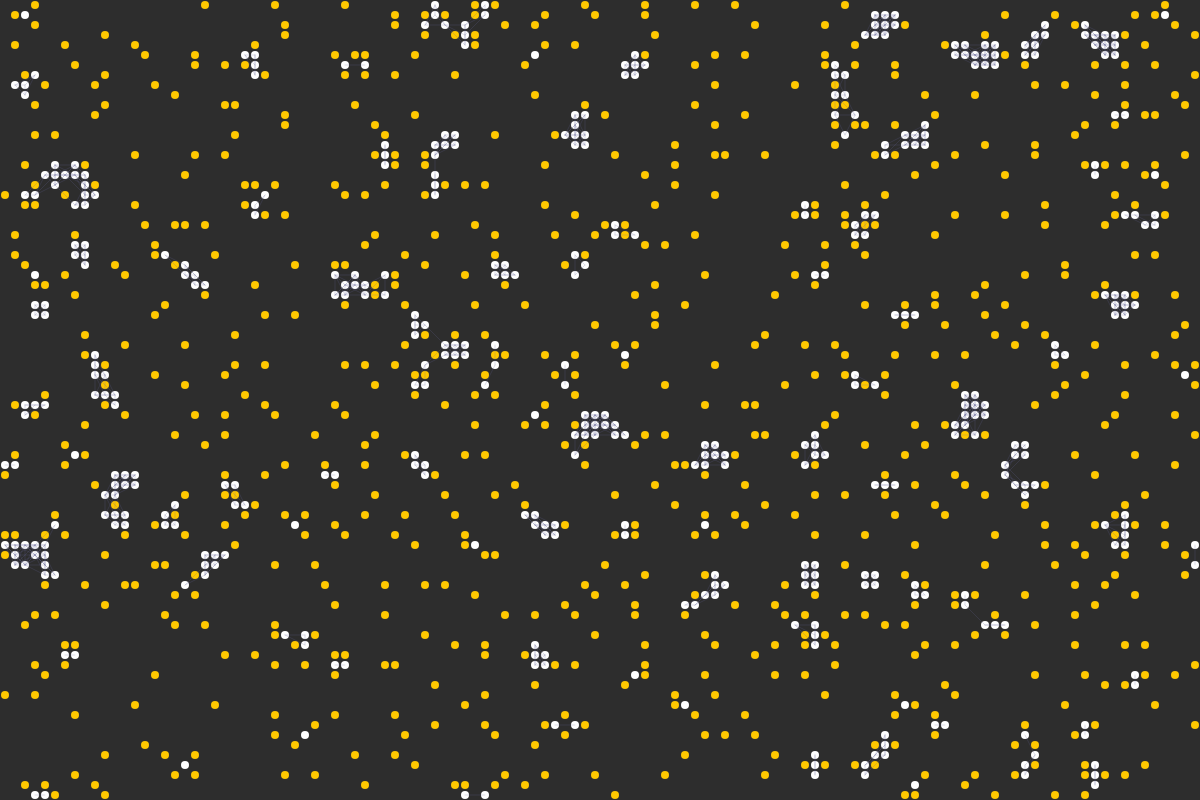
Frame 1 (no input)
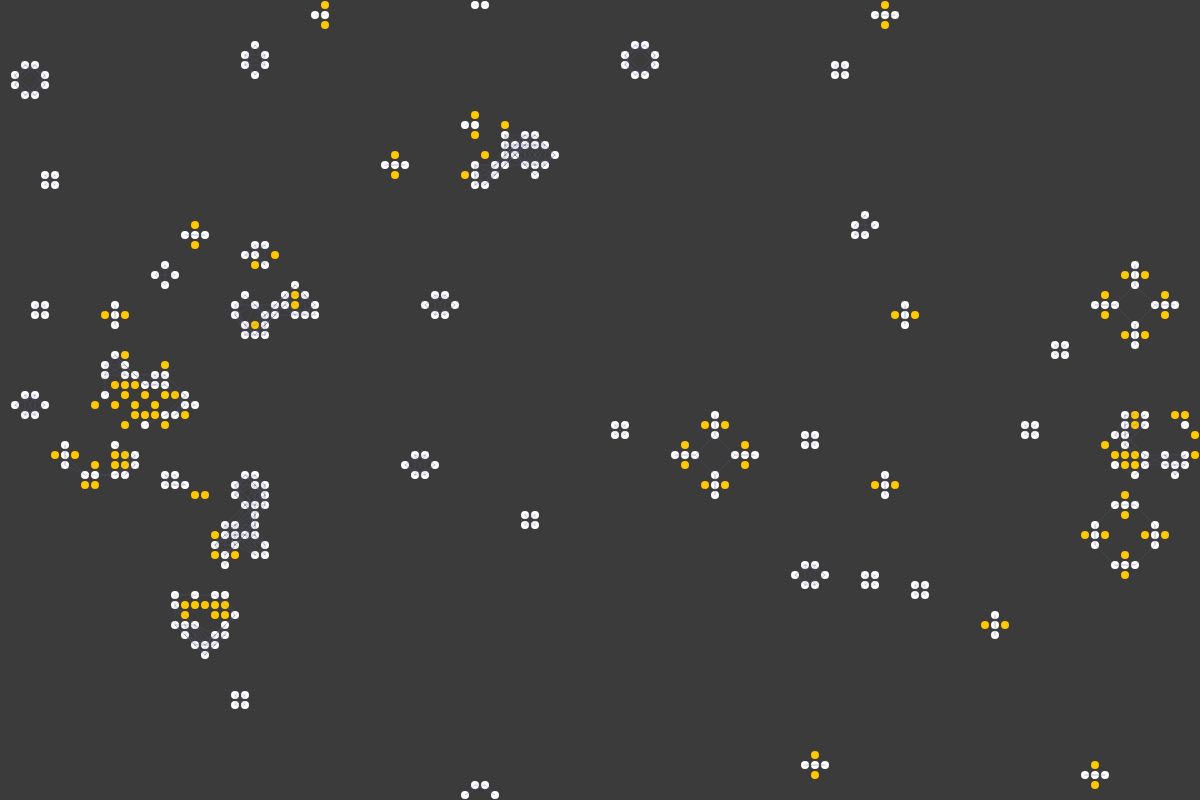
Frame 60 (no input)
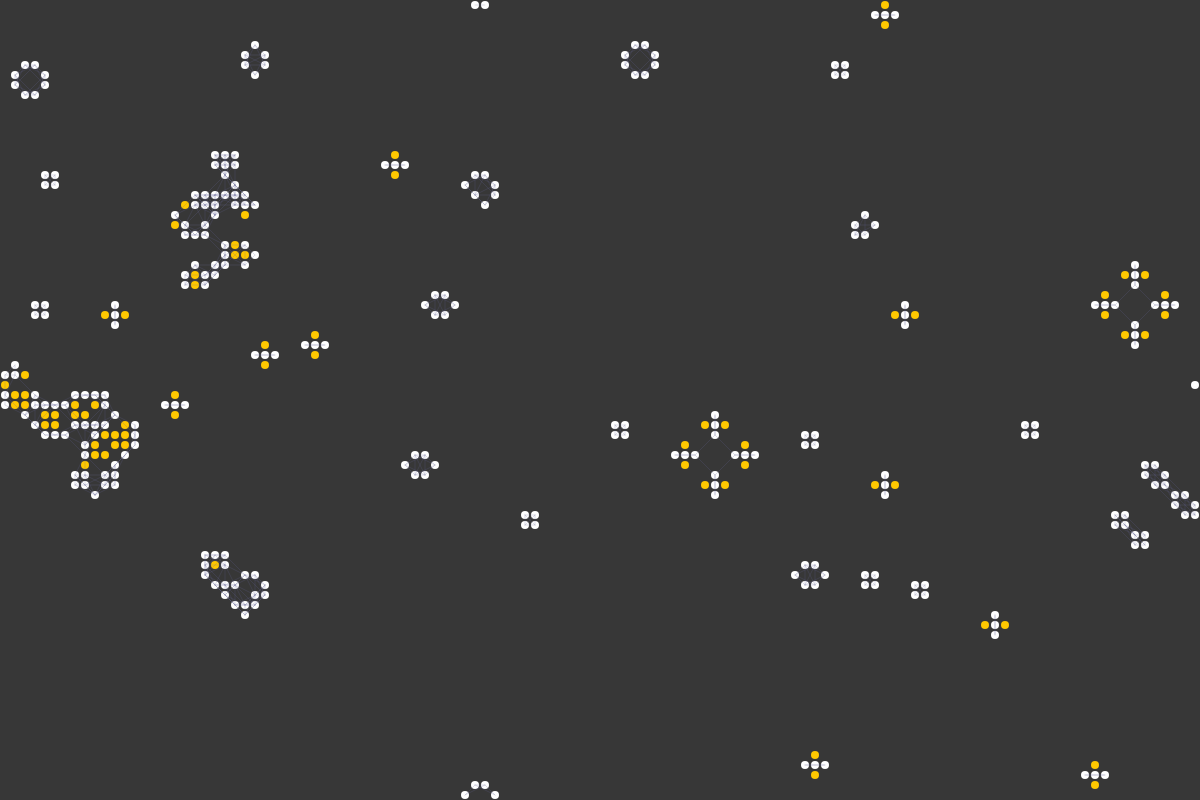
Frame 120 (the mouse pressed at the canvas centre since frame 60)

The p5.js sketch that drew these frames (run headless with seeded random() and noise() and a simulated clock; from frame 60 on, the mouse is pressed at the canvas centre):

// p5.js sketch
// ── sketch.js
let grid = [];
let nextGrid = [];
let cols, rows;
let cellSize = 10;
let backgroundPulse = 0;
let glowMap = [];

function setup() {
  createCanvas(1200, 800);
  cols = width / cellSize;
  rows = height / cellSize;
  
  // Initialize grids
  grid = new Array(cols);
  nextGrid = new Array(cols);
  glowMap = new Array(cols);
  for (let i = 0; i < cols; i++) {
    grid[i] = new Array(rows).fill(0);
    nextGrid[i] = new Array(rows).fill(0);
    glowMap[i] = new Array(rows).fill(0);
  }

  // Seed initial state
  for (let i = 0; i < cols; i++) {
    for (let j = 0; j < rows; j++) {
      if (random() > 0.9) {
        grid[i][j] = 1;
        glowMap[i][j] = 255;
      }
    }
  }
}

function draw() {
  backgroundPulse = (backgroundPulse + 0.02) % TWO_PI;
  let bg = map(sin(backgroundPulse), -1, 1, 30, 60);
  background(bg);

  // Update grid
  for (let i = 0; i < cols; i++) {
    for (let j = 0; j < rows; j++) {
      let neighbors = countNeighbors(i, j);
      let current = grid[i][j];
      
      if (current === 1) {
        // Cell is alive
        if (neighbors < 2 || neighbors > 3) {
          nextGrid[i][j] = 0;
          // Flash when dying
          fill(255, 200, 0);
          noStroke();
          ellipse(i * cellSize + cellSize/2, j * cellSize + cellSize/2, cellSize - 2);
        } else {
          nextGrid[i][j] = 1;
          // Glow residual
          glowMap[i][j] = 255;
        }
      } else {
        // Cell is dead
        if (neighbors === 3) {
          nextGrid[i][j] = 1;
          // Glowing birth
          glowMap[i][j] = 255;
        } else {
          nextGrid[i][j] = 0;
        }
      }
    }
  }

  // Swap grids
  let temp = grid;
  grid = nextGrid;
  nextGrid = temp;

  // Draw cells with glow
  for (let i = 0; i < cols; i++) {
    for (let j = 0; j < rows; j++) {
      if (grid[i][j] === 1) {
        let alpha = map(glowMap[i][j], 0, 255, 0, 255);
        fill(255, 255, 255, alpha);
        noStroke();
        ellipse(i * cellSize + cellSize/2, j * cellSize + cellSize/2, cellSize - 2);
      }
      // Decay glow
      if (glowMap[i][j] > 0) {
        glowMap[i][j] -= 5;
      }
    }
  }

  // Draw connections between active cells
  stroke(100, 100, 150, 30);
  noFill();
  for (let i = 0; i < cols; i++) {
    for (let j = 0; j < rows; j++) {
      if (grid[i][j] === 1) {
        for (let di = -2; di <= 2; di++) {
          for (let dj = -2; dj <= 2; dj++) {
            if (di === 0 && dj === 0) continue;
            let ni = i + di;
            let nj = j + dj;
            if (ni >= 0 && ni < cols && nj >= 0 && nj < rows) {
              if (grid[ni][nj] === 1) {
                line(i * cellSize + cellSize/2, j * cellSize + cellSize/2,
                     ni * cellSize + cellSize/2, nj * cellSize + cellSize/2);
              }
            }
          }
        }
      }
    }
  }
}

function countNeighbors(x, y) {
  let count = 0;
  for (let i = -1; i <= 1; i++) {
    for (let j = -1; j <= 1; j++) {
      if (i === 0 && j === 0) continue;
      let nx = (x + i + cols) % cols;
      let ny = (y + j + rows) % rows;
      count += grid[nx][ny];
    }
  }
  return count;
}
